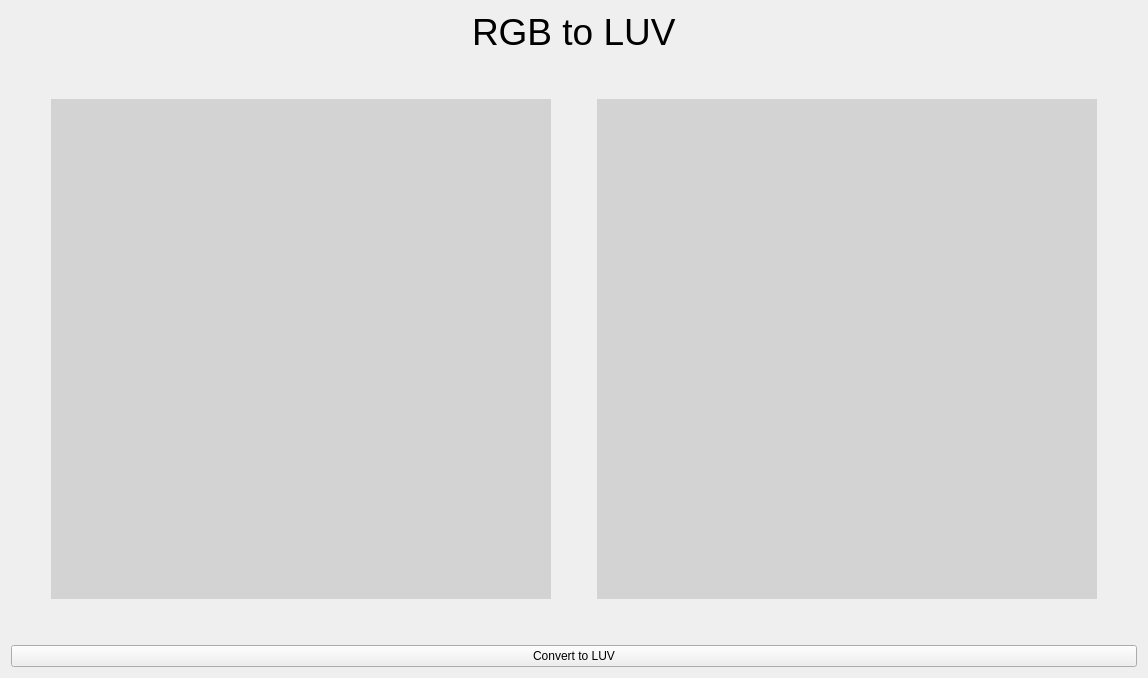
      <widget class="QWidget" name="tab_11">
       <attribute name="title">
        <string>RGB TO LUV</string>
       </attribute>
       <layout class="QGridLayout" name="gridLayout_14">
        <item row="0" column="0">
         <layout class="QVBoxLayout" name="verticalLayout_39">
          <item alignment="Qt::AlignHCenter">
           <widget class="QLabel" name="label_10">
            <property name="font">
             <font>
              <pointsize>28</pointsize>
             </font>
            </property>
            <property name="text">
             <string>RGB to LUV</string>
            </property>
           </widget>
          </item>
          <item>
           <spacer name="verticalSpacer_5">
            <property name="orientation">
             <enum>Qt::Vertical</enum>
            </property>
            <property name="sizeHint" stdset="0">
             <size>
              <width>20</width>
              <height>40</height>
             </size>
            </property>
           </spacer>
          </item>
          <item>
           <layout class="QHBoxLayout" name="horizontalLayout_39">
            <item>
             <spacer name="horizontalSpacer_3">
              <property name="orientation">
               <enum>Qt::Horizontal</enum>
              </property>
              <property name="sizeHint" stdset="0">
               <size>
                <width>40</width>
                <height>20</height>
               </size>
              </property>
             </spacer>
            </item>
            <item>
             <widget class="QLabel" name="rgb_image_lbl">
              <property name="sizePolicy">
               <sizepolicy hsizetype="Fixed" vsizetype="Fixed">
                <horstretch>0</horstretch>
                <verstretch>0</verstretch>
               </sizepolicy>
              </property>
              <property name="minimumSize">
               <size>
                <width>500</width>
                <height>500</height>
               </size>
              </property>
              <property name="styleSheet">
               <string notr="true">background-color:lightgrey</string>
              </property>
              <property name="text">
               <string/>
              </property>
             </widget>
            </item>
            <item>
             <spacer name="horizontalSpacer_2">
              <property name="orientation">
               <enum>Qt::Horizontal</enum>
              </property>
              <property name="sizeHint" stdset="0">
               <size>
                <width>40</width>
                <height>20</height>
               </size>
              </property>
             </spacer>
            </item>
            <item>
             <widget class="QLabel" name="luv_image_lbl">
              <property name="sizePolicy">
               <sizepolicy hsizetype="Fixed" vsizetype="Fixed">
                <horstretch>0</horstretch>
                <verstretch>0</verstretch>
               </sizepolicy>
              </property>
              <property name="minimumSize">
               <size>
                <width>500</width>
                <height>500</height>
               </size>
              </property>
              <property name="styleSheet">
               <string notr="true">background-color:lightgrey</string>
              </property>
              <property name="text">
               <string/>
              </property>
             </widget>
            </item>
            <item>
             <spacer name="horizontalSpacer_4">
              <property name="orientation">
               <enum>Qt::Horizontal</enum>
              </property>
              <property name="sizeHint" stdset="0">
               <size>
                <width>40</width>
                <height>20</height>
               </size>
              </property>
             </spacer>
            </item>
           </layout>
          </item>
          <item>
           <spacer name="verticalSpacer">
            <property name="orientation">
             <enum>Qt::Vertical</enum>
            </property>
            <property name="sizeHint" stdset="0">
             <size>
              <width>20</width>
              <height>40</height>
             </size>
            </property>
           </spacer>
          </item>
          <item>
           <widget class="QPushButton" name="luv_btn">
            <property name="text">
             <string>Convert to LUV</string>
            </property>
           </widget>
          </item>
         </layout>
        </item>
       </layout>
      </widget>
